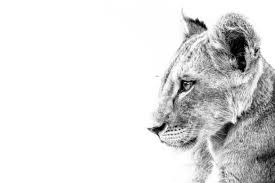
#> input picture inputs/image1.jfif, 275 x 183 px, found by its file name
$ jupyter execute question2.ipynb
#> lines starting #> are read from the running program, lines starting #| are printed output that depends on the picture
adding the libraries

[cell 1]
import cv2
import numpy as np
from matplotlib import pyplot as plt

# Define our imshow function
def imshow(title = "Image", image = None, size = 10):
    w, h = image.shape[0], image.shape[1]
    aspect_ratio = w/h
    plt.figure(figsize=(size * aspect_ratio,size))
    plt.imshow(cv2.cvtColor(image, cv2.COLOR_BGR2RGB))
    plt.title(title)
    plt.show()

reading the image

[cell 2]
image = cv2.imread('C:/Users/My/Desktop/HW_MULTI/image1.jfif')
#> image is the input picture: shape (183, 275, 3); min 0, max 255, mean 224.3
imshow("image1", image)
print(image.shape)
#| (183, 275, 3)
print('Height of Image1: {} pixels'.format(int(image.shape[0])))
#| Height of Image1: 183 pixels
print('Width of Image1: {} pixels'.format(int(image.shape[1])))
#| Width of Image1: 275 pixels
print('Depth of Image1: {} colors components'.format(int(image.shape[2])))
#| Depth of Image1: 3 colors components

gray_image = cv2.cvtColor(image, cv2.COLOR_BGR2GRAY)

imshow("Converted to Grayscale", gray_image)
gray_image.shape
#> Out = (183, 275)

first transformation

[cell 3]
image = cv2.imread('C:/Users/My/Desktop/HW_MULTI/image1.jfif')
gray_image = cv2.cvtColor(image, cv2.COLOR_BGR2GRAY)
image1= 255 - (gray_image)
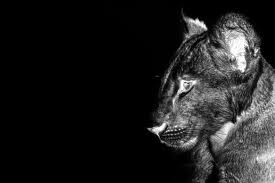
#> image1: shape (183, 275); min 0, max 255, mean 30.7
imshow("first transformatiom", image1)
cv2.imwrite('output1.jpg', image1)
#> Out = True

second transformation

[cell 4]
image = cv2.imread('C:/Users/My/Desktop/HW_MULTI/image1.jfif')
gray_image = cv2.cvtColor(image, cv2.COLOR_BGR2GRAY)
image2=gray_image
for i in range(183):
    for j in range(275):
        if gray_image[i][j]>(255*0.2) and gray_image[i][j]<(255*0.55):
            image2[i][j]=0
        else :
            image2[i][j]=gray_image[i][j]
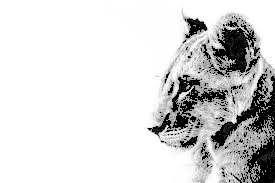
#> image2: shape (183, 275); min 0, max 255, mean 215.1
imshow("second transformation",image2)
cv2.imwrite('output2.jpg', image2)
#> Out = True

third transformation

[cell 5]
image = cv2.imread('C:/Users/My/Desktop/HW_MULTI/image1.jfif')
gray_image = cv2.cvtColor(image, cv2.COLOR_BGR2GRAY)
image3=gray_image
for i in range(183):
    for j in range(275):
        if gray_image[i][j]<255*0.4:
            image3[i][j]=0
        elif gray_image[i][j]>255*0.55:
            image3[i][j]=255
        elif gray_image[i][j]<255*0.55 and gray_image[i][j]>255*0.4 :
            image3[i][j]=gray_image[i][j]
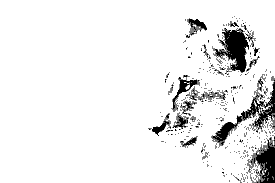
#> image3: shape (183, 275); min 0, max 255, mean 235.6

imshow("third transformation",image3)
cv2.imwrite('output3.jpg', image3)
#> Out = True

forth transformation

[cell 6]
image = cv2.imread('C:/Users/My/Desktop/HW_MULTI/image1.jfif')
gray_image = cv2.cvtColor(image, cv2.COLOR_BGR2GRAY)


image4=gray_image
for i in range(183):
    for j in range(275):
        if gray_image[i][j]<255*0.2:
            image4[i][j]=1.5*gray_image[i][j]
        elif gray_image[i][j]>255*0.2 and gray_image[i][j]<255*0.55:
            image4[i][j]=0.3*255
        elif gray_image[i][j]>255*0.55:
            image4[i][j]=min(255,(((0.7/0.45)*gray_image[i][j]/255)+(1-(0.7/0.45)))*255)
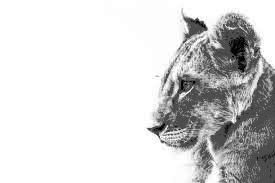
#> image4: shape (183, 275); min 0, max 255, mean 213.7


imshow("fourth trans",image4)
cv2.imwrite('output4.jpg', image4)
#> Out = True

fifth transformation

[cell 7]
image = cv2.imread('C:/Users/My/Desktop/HW_MULTI/image1.jfif')
gray_image = cv2.cvtColor(image, cv2.COLOR_BGR2GRAY)
image5=gray_image
for i in range(183):
    for j in range(275):
        image5[i][j]=min(255,((gray_image[i][j]/255)**(1/2))*255)
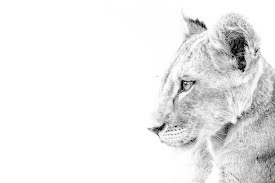
#> image5: shape (183, 275); min 0, max 255, mean 236.2
imshow("fifth trans",image5)
cv2.imwrite('output5.jpg', image5)
#> Out = True

sixth transformation

[cell 8]
image = cv2.imread('C:/Users/My/Desktop/HW_MULTI/image1.jfif')
gray_image = cv2.cvtColor(image, cv2.COLOR_BGR2GRAY)
image6=gray_image
for i in range(183):
    for j in range(275):
        image6[i][j]=min(255,((image6[i][j]/255)**2)*255)
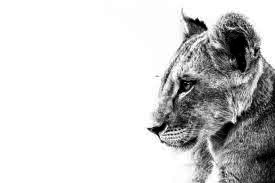
#> image6: shape (183, 275); min 0, max 255, mean 208.6
imshow("sixth trans",image6)
cv2.imwrite('output6.jpg', image6)
#> Out = True

$ run again, with inputs/hand.jpg saved as inputs/image1.jfif
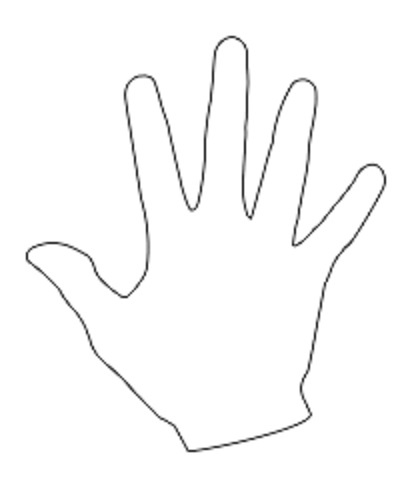
#> input picture inputs/hand.jpg, 412 x 488 px, found by its file name
#> image is the input picture: shape (488, 412, 3); min 28, max 255, mean 250.2
#| (488, 412, 3)
#| Height of Image1: 488 pixels
#| Width of Image1: 412 pixels
#| Depth of Image1: 3 colors components
#> `cv2.imwrite('output1.jpg', image1)`: Out = True
#> after the loop `for i in range(183):`:
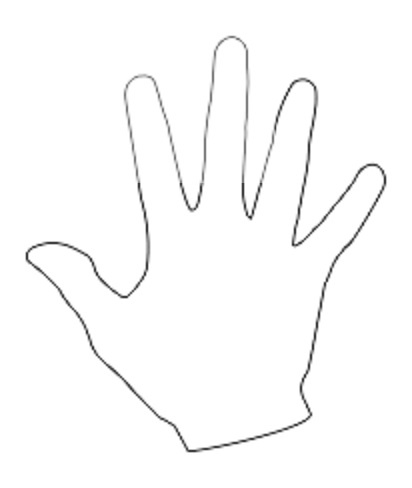
#> image5: shape (488, 412); min 28, max 255, mean 250.8
#> after the loop `for i in range(183):`:
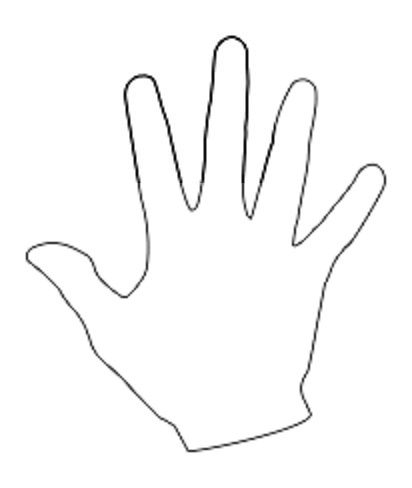
#> image6: shape (488, 412); min 11, max 255, mean 249.5
